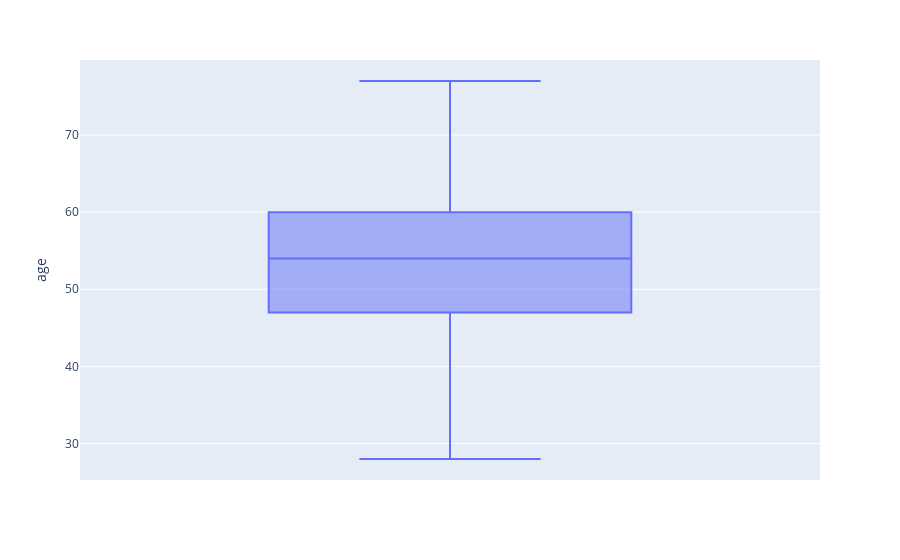
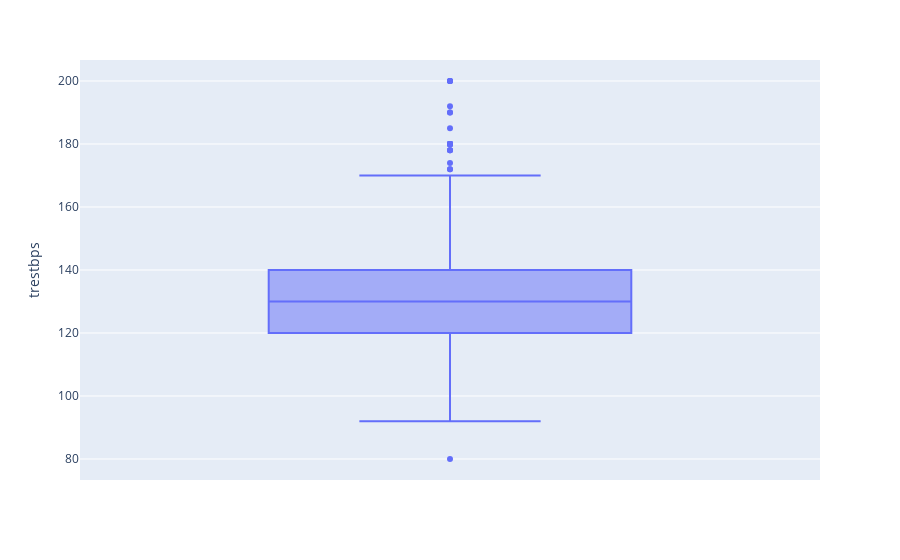
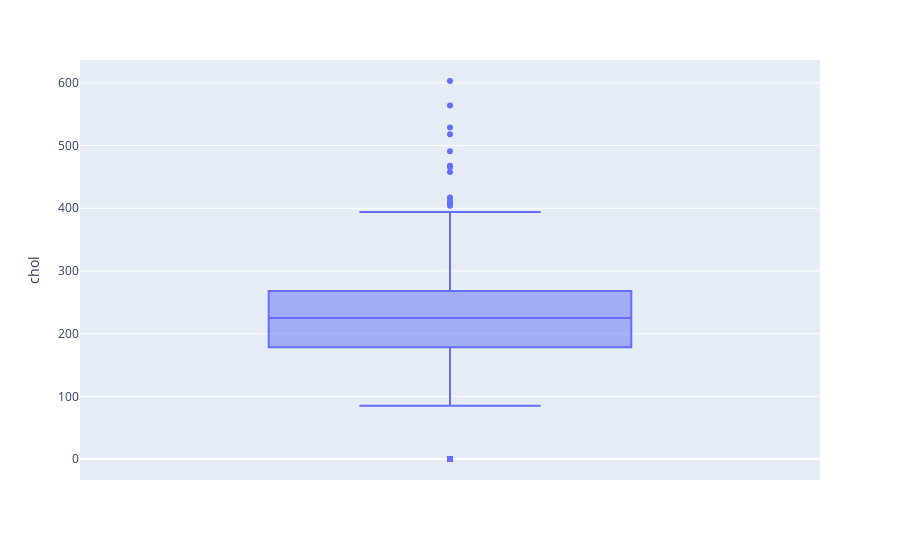
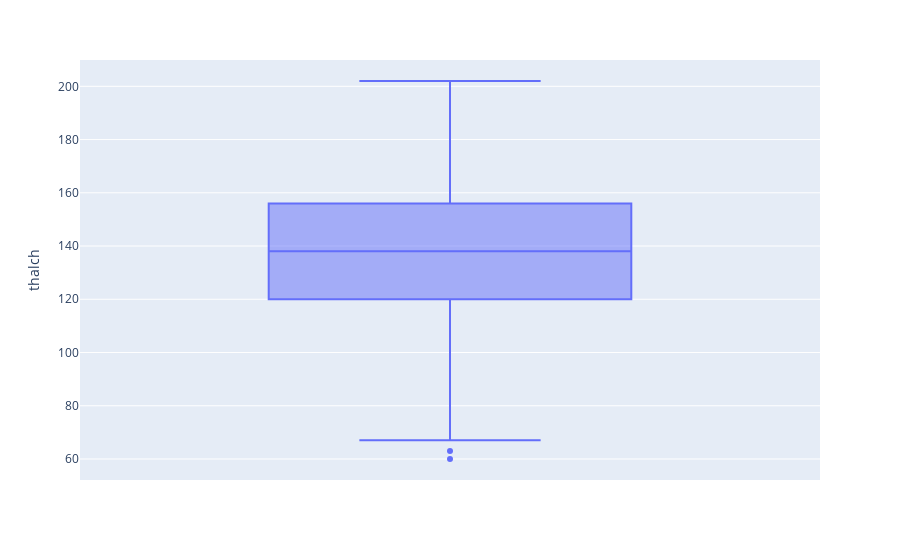

Source (notebook cell) for these figures, in order:
### Code cell
# make box plots of all the numeric columns using for loop and plotly
fig= px.box(data_frame=df, y='age')
fig.show()

fig= px.box(data_frame=df, y='trestbps')
fig.show()

fig= px.box(data_frame=df, y='chol')
fig.show()

fig= px.box(data_frame=df, y='thalch')
fig.show()

fig= px.box(data_frame=df, y='oldpeak')
fig.show()

### Figure 1 — Plotly figure (JSON) as saved in the notebook; plotly's stock layout.template omitted (floating-point values rounded to 4 significant figures; data arrays with more than 128 entries replaced by an {"elided": "..."} marker saying what was removed)
{"data": [{"alignmentgroup": "True", "hovertemplate": "age=%{y}<extra></extra>", "legendgroup": "", "marker": {"color": "#636efa"}, "name": "", "notched": false, "offsetgroup": "", "orientation": "v", "showlegend": false, "type": "box", "x0": " ", "xaxis": "x", "y": {"elided": "919 int values"}, "y0": " ", "yaxis": "y"}], "layout": {"boxmode": "group", "legend": {"tracegroupgap": 0}, "margin": {"t": 60}, "xaxis": {"anchor": "y", "domain": [0, 1]}, "yaxis": {"anchor": "x", "domain": [0, 1], "title": {"text": "age"}}}}

### Figure 2 — Plotly figure (JSON) as saved in the notebook; plotly's stock layout.template omitted (floating-point values rounded to 4 significant figures; data arrays with more than 128 entries replaced by an {"elided": "..."} marker saying what was removed)
{"data": [{"alignmentgroup": "True", "hovertemplate": "trestbps=%{y}<extra></extra>", "legendgroup": "", "marker": {"color": "#636efa"}, "name": "", "notched": false, "offsetgroup": "", "orientation": "v", "showlegend": false, "type": "box", "x0": " ", "xaxis": "x", "y": {"elided": "919 float values"}, "y0": " ", "yaxis": "y"}], "layout": {"boxmode": "group", "legend": {"tracegroupgap": 0}, "margin": {"t": 60}, "xaxis": {"anchor": "y", "domain": [0, 1]}, "yaxis": {"anchor": "x", "domain": [0, 1], "title": {"text": "trestbps"}}}}

### Figure 3 — Plotly figure (JSON) as saved in the notebook; plotly's stock layout.template omitted (floating-point values rounded to 4 significant figures; data arrays with more than 128 entries replaced by an {"elided": "..."} marker saying what was removed)
{"data": [{"alignmentgroup": "True", "hovertemplate": "chol=%{y}<extra></extra>", "legendgroup": "", "marker": {"color": "#636efa"}, "name": "", "notched": false, "offsetgroup": "", "orientation": "v", "showlegend": false, "type": "box", "x0": " ", "xaxis": "x", "y": {"elided": "919 float values"}, "y0": " ", "yaxis": "y"}], "layout": {"boxmode": "group", "legend": {"tracegroupgap": 0}, "margin": {"t": 60}, "xaxis": {"anchor": "y", "domain": [0, 1]}, "yaxis": {"anchor": "x", "domain": [0, 1], "title": {"text": "chol"}}}}

### Figure 4 — Plotly figure (JSON) as saved in the notebook; plotly's stock layout.template omitted (floating-point values rounded to 4 significant figures; data arrays with more than 128 entries replaced by an {"elided": "..."} marker saying what was removed)
{"data": [{"alignmentgroup": "True", "hovertemplate": "thalch=%{y}<extra></extra>", "legendgroup": "", "marker": {"color": "#636efa"}, "name": "", "notched": false, "offsetgroup": "", "orientation": "v", "showlegend": false, "type": "box", "x0": " ", "xaxis": "x", "y": {"elided": "919 float values"}, "y0": " ", "yaxis": "y"}], "layout": {"boxmode": "group", "legend": {"tracegroupgap": 0}, "margin": {"t": 60}, "xaxis": {"anchor": "y", "domain": [0, 1]}, "yaxis": {"anchor": "x", "domain": [0, 1], "title": {"text": "thalch"}}}}
